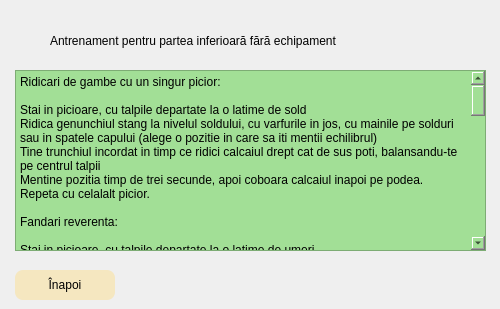
    <widget class="QWidget" name="antrenament7">
     <widget class="QLabel" name="label_7">
      <property name="geometry">
       <rect>
        <x>50</x>
        <y>20</y>
        <width>441</width>
        <height>41</height>
       </rect>
      </property>
      <property name="styleSheet">
       <string notr="true">font: 14pt &quot;Times New Roman&quot;;</string>
      </property>
      <property name="text">
       <string>Antrenament pentru partea inferioară fără echipament</string>
      </property>
     </widget>
     <widget class="QPushButton" name="pushButton_inapoi_13">
      <property name="geometry">
       <rect>
        <x>15</x>
        <y>270</y>
        <width>100</width>
        <height>30</height>
       </rect>
      </property>
      <property name="styleSheet">
       <string notr="true">#pushButton_inapoi_13{
	font: 12pt &quot;Times New Roman&quot;;
	background-color: rgb(245, 231, 192);
	
 border-radius:8px;
}
#pushButton_inapoi_13:hover{
	font: 12pt &quot;Times New Roman&quot;;

background-color: rgb(157, 217, 146);
border-radius:5px;

}</string>
      </property>
      <property name="text">
       <string>Înapoi</string>
      </property>
     </widget>
     <widget class="QPlainTextEdit" name="plainTextEdit_a7">
      <property name="geometry">
       <rect>
        <x>15</x>
        <y>70</y>
        <width>471</width>
        <height>181</height>
       </rect>
      </property>
      <property name="styleSheet">
       <string notr="true">background-color: rgb(162, 223, 150);
font: 12pt &quot;Times New Roman&quot;;</string>
      </property>
      <property name="plainText">
       <string>Ridicari de gambe cu un singur picior:

Stai in picioare, cu talpile departate la o latime de sold
Ridica genunchiul stang la nivelul soldului, cu varfurile in jos, cu mainile pe solduri sau in spatele capului (alege o pozitie in care sa iti mentii echilibrul)
Tine trunchiul incordat in timp ce ridici calcaiul drept cat de sus poti, balansandu-te pe centrul talpii
Mentine pozitia timp de trei secunde, apoi coboara calcaiul inapoi pe podea.
Repeta cu celalalt picior.

Fandari reverenta:

Stai in picioare, cu talpile departate la o latime de umeri
Paseste cu piciorul drept in spatele piciorului stang si indoaie genunchii pentru a cobori intr-o fandare
Impinge in calcaiul drept pentru a te ridica si adu piciorul drept inapoi in pozitia de start.
Repeta miscarea cu celalalt picior.

Genuflexiuni pistol (genuflexiuni pe un picior):

Stai in picioare cu talpile unite
Ridica piciorul stang cativa centimetri si intinde-l in fata, cu talpa flexata.
Indoaie genunchiul drept, inclina-te in fata din solduri si coboara intr-o genuflexiune, in timp ce ridici piciorul stang la inaltimea soldului. Intinde bratele in laterale pentru echilibru
Incearca sa indoi genunchiul la 90 de grade daca poti. Este o miscare foarte grea, asa ca nu te descuraja daca nu o poti face de la prima incercare
Impinge in calcaiul drept pentru a indrepta piciorul si revino la start.
Repeta miscarea cu celalalt picior.

Ridicari de picior in lateral:

Intinde-te pe o parte cu picioarele drepte si puse unul peste altul. Sprijina-te pe antebrat sau lasa-ti torsul pe saltea
Ridica piciorul de deasupra catre tavan intr-o miscare lenta si controlata. Ai grija sa ridici de la sold si fund, nu din zona lombara
Revino la start.
Repeta cu piciorul celalalt.

 Ridicari de picioare pentru interiorul coapselor:

Porneste din intins pe o parte, cu picioarele drepte, puse unul peste celalalt si cu torsul pe saltea sau sprijinit pe antebrat
Incruciseaza piciorul de deasupra peste cel de jos, indoind genunchiul, astfel incat piciorul de sus sa fie in fata genunchiului piciorului de jos
Ridica piciorul de jos catre tavan intr-o miscare lenta si controlata. Mentine torsul stabil pe toata durata miscarii
Revino la start.
Repeta cu celalalt picior.

Podul pentru fesieri pe un singur picior:

Stai pe spate, cu genunchii indoiti si cu talpile pe podea
Ridica piciorul drept si indreapta genunchiul. Tine coapsele paralele una cu cealalta. Indreapta degetele catre tavan
Impinge in calcaie pentru a ridica soldurile, incordand fesierii. Incearca sa creezi o linie diagonala intre umeri si genunchi
Mentine podul timp de doua secunde, apoi coboara spatele.
Repeta cu celalalt picior.

Deschideri pentru interiorul coapselor:

Stai pe spate, cu genunchii indoiti si cu talpile pe podea. Ridica piciorul drept, mentinand coapsele lipite si intinde piciorul catre tavan
Coboara usor piciorul drept catre partea dreapta cat de mult poti, mentinand soldurile si zona lombara lipite de podea
Adu piciorul inapoi la pozitia de start.
Repeta cu celalalt picior.</string>
      </property>
     </widget>
    </widget>
